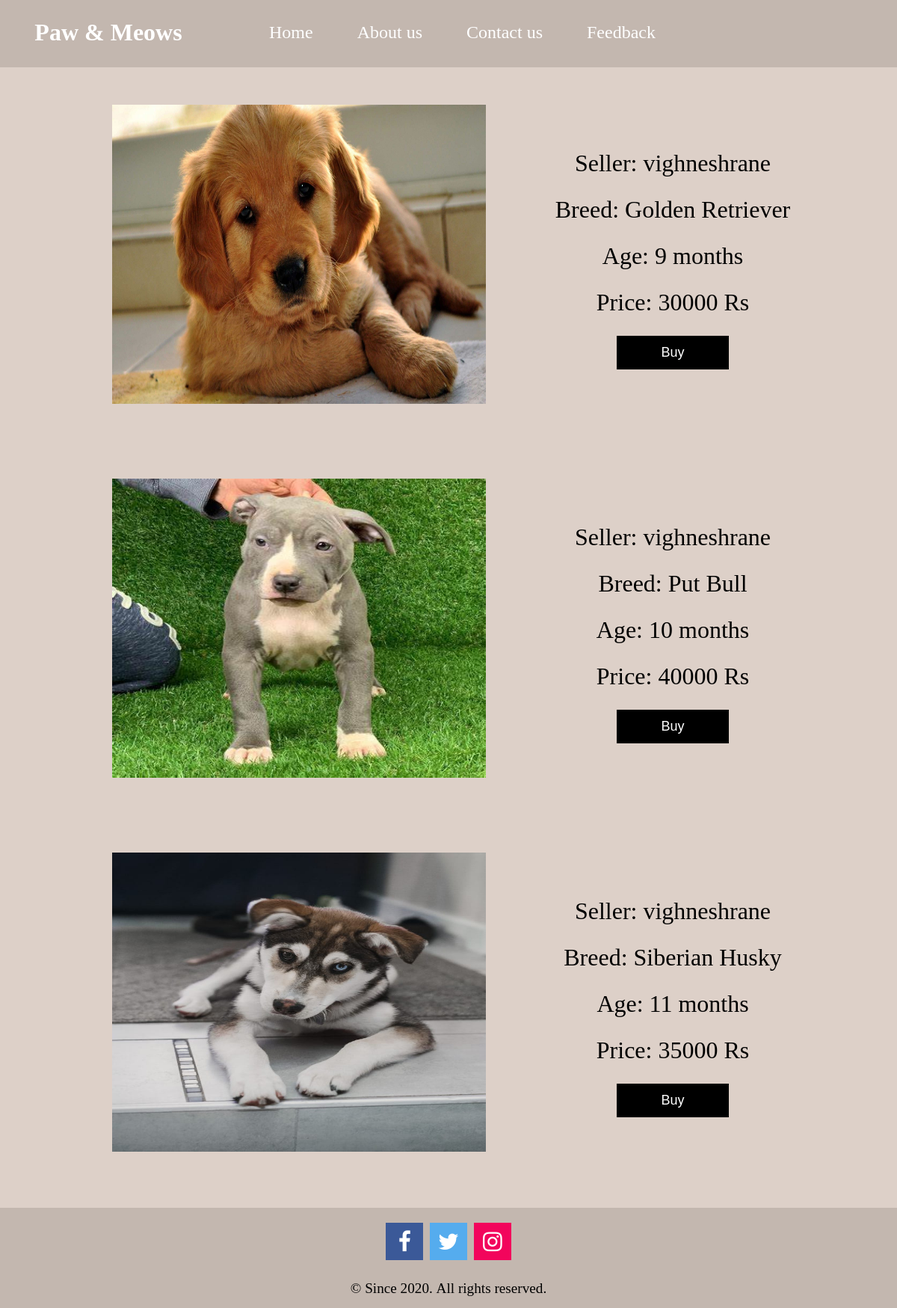
The page /dogs on the database its author committed.
### home/models.py (models this page shows)
class sellDog(models.Model):
    username = models.CharField(max_length=100)
    breed = models.CharField(max_length=100, choices=breed_choice)
    age = models.PositiveIntegerField()
    img = models.ImageField(blank=True)
    price = models.PositiveIntegerField()
    phone = models.PositiveIntegerField()
    address = models.TextField(max_length=100)

### home/views.py (the view)
# urls.py: path("dogs", views.saleDog, name="saleDog"),
def saleDog(request):
    dogInfos = sellDog.objects.all()
    return render(request, "dogs.html", {"dogInfos": dogInfos})

### templates/dogs.html (shortened to what this page needs)
<!DOCTYPE html>
<html lang="en">
<link rel="stylesheet" href="https://cdnjs.cloudflare.com/ajax/libs/font-awesome/4.7.0/css/font-awesome.min.css">
<head>
</head>
<body>
{% include "nav.html" %}
    {% for dogInfo in dogInfos %}
    <div class="main">
        <div class="left">
            <div class="img">
                <img src="media/{{dogInfo.img}}" alt="" srcset="" width="500px" height="400px"
                    style="margin-left: 50px; margin-top: 50px;">
            </div>
        </div>
        <div class="right">
            <div class="main2">
                <div class="user">
                    Seller: <span id="qwer">{{dogInfo.username}}</span>
                </div>
                <div class="breed">Breed: <span id="impp">{{dogInfo.breed}}</span></div>
                <div class="age">Age: {{dogInfo.age}} months</div>
                <div class="price">
                    Price:<span class="prices"> {{dogInfo.price}}</span> Rs
                </div>
                <div class="buy">
                    <button id="but" onclick="please({{dogInfo.price}})">Buy</button>
                </div>
            </div>
        </div>
    </div>
    {% endfor %}
{% include "footer.html" %}
</body>
</html>

### templates/nav.html (shortened to what this page needs)
<!DOCTYPE html>
<html lang="en">
<link rel="stylesheet" href="https://cdnjs.cloudflare.com/ajax/libs/font-awesome/4.7.0/css/font-awesome.min.css">
<head>
</head>
<body>
    <nav>
        <div id="shopname">Paw&nbsp;&&nbsp;Meows</div>
        <ul>
            <li onclick="location.href='/'">Home</li>
            <li onclick="location.href='aboutus'">About&nbsp;us</li>
            <li onclick="location.href='contactus'">Contact&nbsp;us</li>
            <li onclick="location.href='feedback'">Feedback</li>
        </ul>
        <div id="login">
        </div>
    </nav>
</body>
</html>

### templates/footer.html (shortened to what this page needs)
<!DOCTYPE html>
<html lang="en">
<link rel="stylesheet" href="https://cdnjs.cloudflare.com/ajax/libs/font-awesome/4.7.0/css/font-awesome.min.css">
<head>
</head>
<body>
<footer>
    <a href="https://www.facebook.com/" class="fa fa-facebook"></a>
    <a href="https://www.twitter.com/" class="fa fa-twitter"></a>
    <a href="https://www.instagram.com/" class="fa fa-instagram"></a>
    <br><br>
    &#169;&nbsp;Since&nbsp;2020.&nbsp;All&nbsp;rights&nbsp;reserved.
</footer>
</body>
</html>

### templates/dogs.html (style rules this page uses)
* { padding: 0; margin: 0; cursor: pointer; background-color: #DDD0C8; }
.main { width: 1000px; height: 500px; margin: auto; }
.breed, .user, .price, .buy, .age { width: 400px; margin-top: 5px; font-size: xx-large; padding-top: 10px; padding-bottom: 10px; text-align: center; }
.main2 { margin-top: 100px; }
.left { width: 600px; height: 500px; float: left; }
.right { float: right; width: 400px; height: 500px; font-size: xx-large; }
button { border: none; width: 150px; height: 45px; font-size: large; background-color: greenyellow; }
#but { background-color: black; color: white; }

### templates/nav.html (style rules this page uses)
nav { background-color: #c3b7af; height: 90px; overflow: hidden; }
#shopname { background-color: #c3b7af; width: 20%; font-size: xx-large; text-align: center; padding: 25px; float: left; min-width: 200px; font-weight: bold; color: white; }
nav ul { float: left; background-color: #c3b7af; padding: 30px; width: 50%; min-width: 600px; overflow: hidden; }
nav li { display: inline; font-size: x-large; padding: 15px; text-align: center; margin-left: 25px; color: white; }
li { background-color: #c3b7af; }
#login { float: right; width: 18%; padding: 20px; background-color: #c3b7af; }

### templates/footer.html (style rules this page uses)
.fa { padding: 10px; font-size: 30px; width: 30px; text-align: center; text-decoration: none; margin: 5px 2px; }
.fa-facebook { background: #3B5998; color: white; }
.fa-twitter { background: #55ACEE; color: white; }
.fa-instagram { background: #f2055c; color: white; }
footer { text-align: center; height: min-content; font-size: larger; margin-top: 25px; padding: 15px; background-color: #c3b7af; }

### rows shown on the page
sellDog: img (picture), username "vighneshrane", breed "Golden Retriever", age "9", price "30000"
sellDog: img (picture), username "vighneshrane", breed "Put Bull", age "10", price "40000"
sellDog: img (picture), username "vighneshrane", breed "Siberian Husky", age "11", price "35000"
